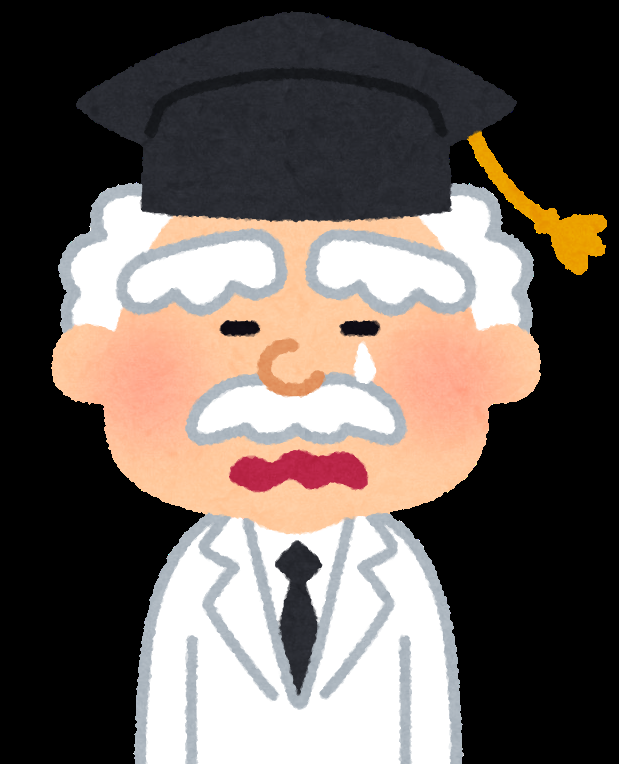
#> input picture test/cry.png, 619 x 764 px
$ python test5.py
#> lines starting #> are read from the running program, lines starting #| are printed output that depends on the picture
import cv2
import numpy as np
#pip install numpy

# 元画像
img_original = cv2.imread("cry.png")
#> img_original is the input picture: shape (764, 619, 3); mean B, G, R 90.8, 96.5, 106.8

# 比較対象画像１枚目(同じ画像)
img_comparison1 = cv2.imread("cry.png")

# 比較対象画像２枚目(違う画像)
img_comparison2 = cv2.imread("smile.png")
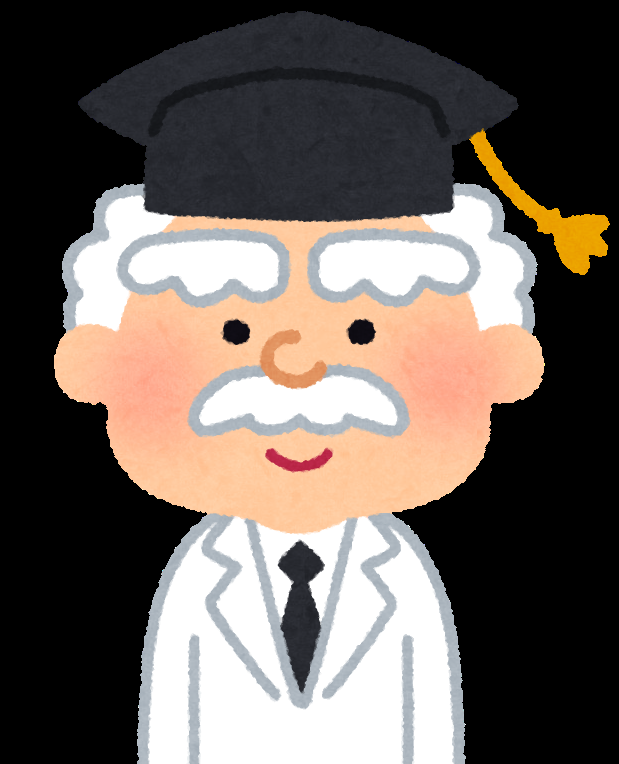
#> input picture test/smile.png, 619 x 764 px
#> img_comparison2 is the input picture: shape (764, 619, 3); mean B, G, R 91, 97.4, 107.3
img_comparison3 = cv2.imread("miko.png")
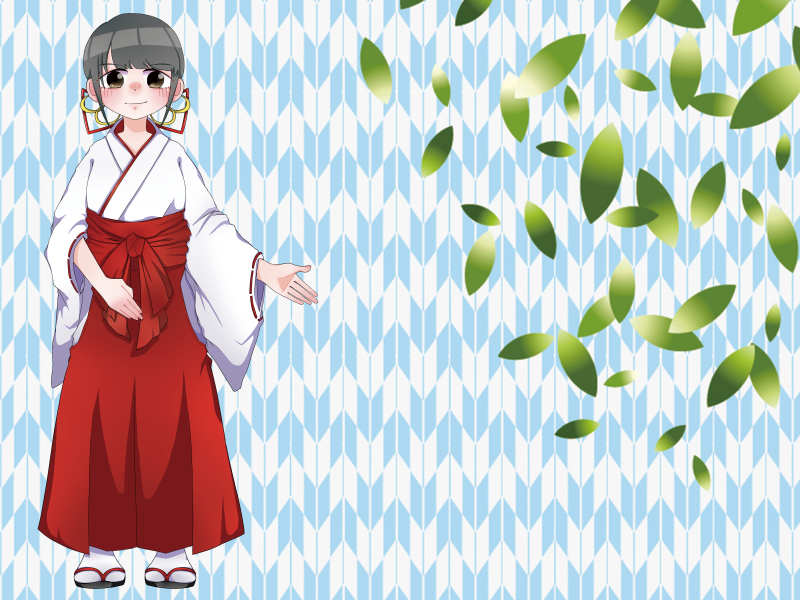
#> input picture test/miko.png, 800 x 600 px
#> img_comparison3 is the input picture: shape (600, 800, 3); mean B, G, R 204, 203.6, 198.3


# 画像が完全一致するかを判定する
#print(np.array_equal(img_original, img_comparison1))
#print(np.array_equal(img_original, img_comparison2))

print(np.count_nonzero(img_original - img_comparison1))
#| 0
print(np.count_nonzero(img_original - img_comparison2))
#| 501676
#> (the run stopped early here; a loop or call above may not have finished)
